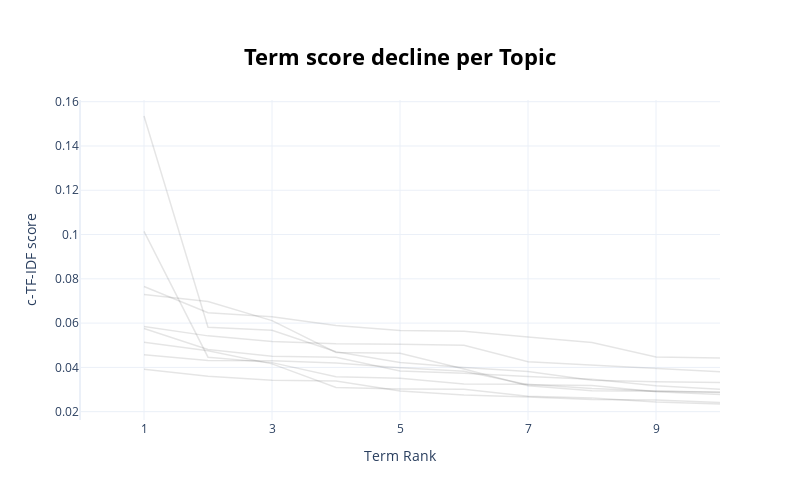

The code cell stored with this chart in its notebook:
### Code cell
bertopic_model.visualize_term_rank()

### Figure 1 — Plotly figure (JSON) as saved in the notebook; plotly's stock layout.template omitted (floating-point values rounded to 4 significant figures)
{"data": [{"hovertext": "<b>Topic -1</b>:service_comcast_internet_call_cust", "line": {"color": "black", "width": 1.5}, "mode": "lines+lines", "name": "", "opacity": 0.1, "type": "scatter", "x": [1, 2, 3, 4, 5, 6, 7, 8, 9, 10], "y": [0.05136, 0.0475, 0.04159, 0.03094, 0.03023, 0.03013, 0.02692, 0.02617, 0.02441, 0.02346]}, {"hovertext": "<b>Topic 0</b>:service_bill_comcast_customer_month", "line": {"color": "black", "width": 1.5}, "mode": "lines+lines", "name": "", "opacity": 0.1, "type": "scatter", "x": [1, 2, 3, 4, 5, 6, 7, 8, 9, 10], "y": [0.05754, 0.04812, 0.04499, 0.04457, 0.03832, 0.03732, 0.03591, 0.03465, 0.03167, 0.03016]}, {"hovertext": "<b>Topic 1</b>:internet_speed_comcast_mbps_service", "line": {"color": "black", "width": 1.5}, "mode": "lines+lines", "name": "", "opacity": 0.1, "type": "scatter", "x": [1, 2, 3, 4, 5, 6, 7, 8, 9, 10], "y": [0.07287, 0.06975, 0.06113, 0.0467, 0.04636, 0.03924, 0.03172, 0.0295, 0.02925, 0.02893]}, {"hovertext": "<b>Topic 2</b>:comcast_service_tell_say_call_time_", "line": {"color": "black", "width": 1.5}, "mode": "lines+lines", "name": "", "opacity": 0.1, "type": "scatter", "x": [1, 2, 3, 4, 5, 6, 7, 8, 9, 10], "y": [0.0392, 0.03594, 0.03415, 0.03383, 0.02937, 0.02756, 0.02666, 0.02553, 0.02528, 0.02413]}, {"hovertext": "<b>Topic 3</b>:xfinity_service_month_tell_call_fee", "line": {"color": "black", "width": 1.5}, "mode": "lines+lines", "name": "", "opacity": 0.1, "type": "scatter", "x": [1, 2, 3, 4, 5, 6, 7, 8, 9, 10], "y": [0.1014, 0.0446, 0.04215, 0.03575, 0.03506, 0.03248, 0.03242, 0.0305, 0.0293, 0.0287]}, {"hovertext": "<b>Topic 4</b>:service_work_comcast_internet_probl", "line": {"color": "black", "width": 1.5}, "mode": "lines+lines", "name": "", "opacity": 0.1, "type": "scatter", "x": [1, 2, 3, 4, 5, 6, 7, 8, 9, 10], "y": [0.04569, 0.04306, 0.04299, 0.04197, 0.0398, 0.03825, 0.03215, 0.03177, 0.02899, 0.0277]}, {"hovertext": "<b>Topic 5</b>:modem_charge_comcast_buy_new_month_", "line": {"color": "black", "width": 1.5}, "mode": "lines+lines", "name": "", "opacity": 0.1, "type": "scatter", "x": [1, 2, 3, 4, 5, 6, 7, 8, 9, 10], "y": [0.1535, 0.05811, 0.05678, 0.04703, 0.04219, 0.03992, 0.03809, 0.03414, 0.03348, 0.03321]}, {"hovertext": "<b>Topic 6</b>:box_service_instal_fee_work_install", "line": {"color": "black", "width": 1.5}, "mode": "lines+lines", "name": "", "opacity": 0.1, "type": "scatter", "x": [1, 2, 3, 4, 5, 6, 7, 8, 9, 10], "y": [0.05846, 0.05423, 0.05164, 0.05062, 0.05046, 0.04999, 0.04255, 0.0411, 0.03963, 0.03806]}, {"hovertext": "<b>Topic 7</b>:service_comcast_modem_tech_internet", "line": {"color": "black", "width": 1.5}, "mode": "lines+lines", "name": "", "opacity": 0.1, "type": "scatter", "x": [1, 2, 3, 4, 5, 6, 7, 8, 9, 10], "y": [0.07653, 0.06469, 0.0629, 0.05893, 0.05664, 0.0563, 0.05371, 0.05126, 0.0447, 0.04428]}], "layout": {"height": 500, "hoverlabel": {"bgcolor": "white", "font": {"family": "Rockwell", "size": 16}}, "showlegend": false, "title": {"font": {"color": "Black", "size": 22}, "text": "<b>Term score decline per Topic</b>", "x": 0.5, "xanchor": "center", "y": 0.9, "yanchor": "top"}, "width": 800, "xaxis": {"dtick": 2, "range": [0, 10], "tick0": 1, "title": {"text": "Term Rank"}}, "yaxis": {"title": {"text": "c-TF-IDF score"}}}}
